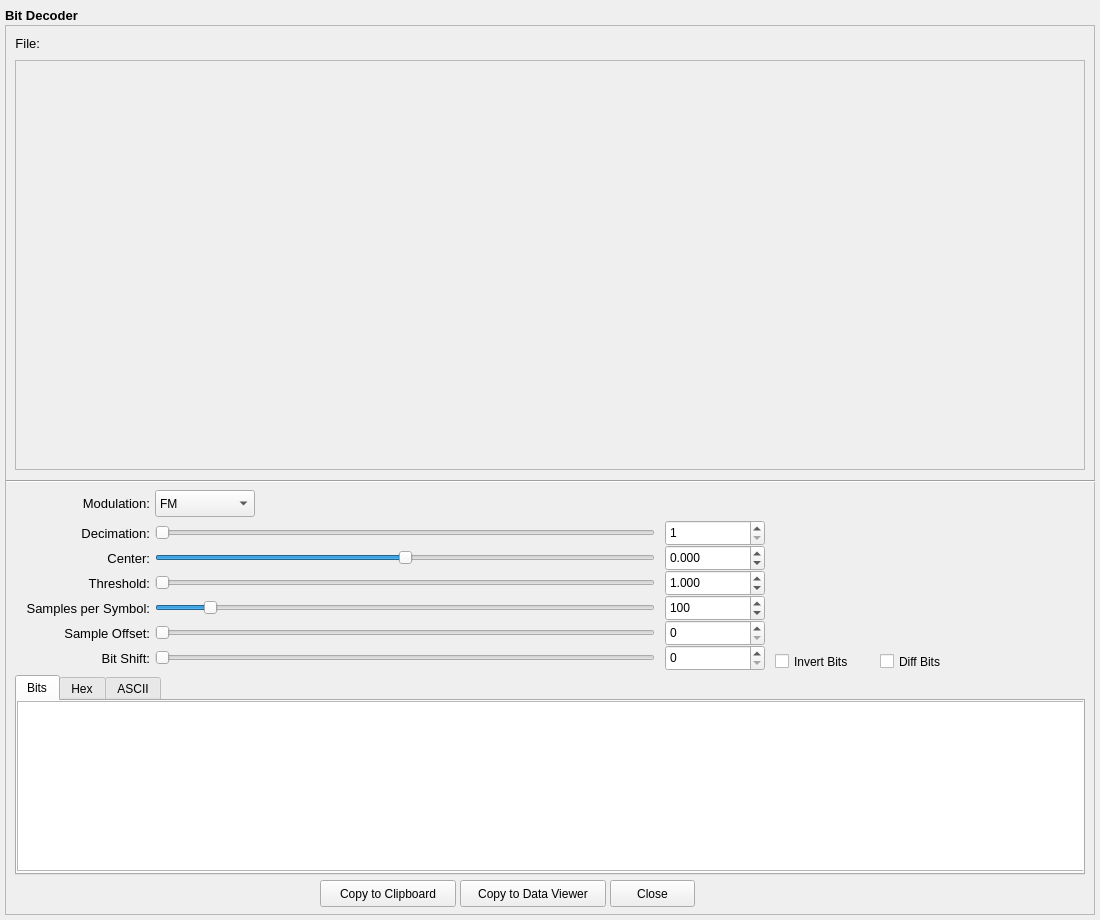
<?xml version="1.0" encoding="UTF-8"?>
<ui version="4.0">
 <class>Dialog</class>
 <widget class="QDialog" name="Dialog">
  <property name="geometry">
   <rect>
    <x>0</x>
    <y>0</y>
    <width>1100</width>
    <height>920</height>
   </rect>
  </property>
  <property name="windowTitle">
   <string>Demodulation Tool</string>
  </property>
  <widget class="QLabel" name="label1_1">
   <property name="geometry">
    <rect>
     <x>5</x>
     <y>5</y>
     <width>1090</width>
     <height>20</height>
    </rect>
   </property>
   <property name="maximumSize">
    <size>
     <width>16777215</width>
     <height>16777215</height>
    </size>
   </property>
   <property name="font">
    <font>
     <family>Ubuntu</family>
     <pointsize>10</pointsize>
     <weight>75</weight>
     <italic>false</italic>
     <bold>true</bold>
    </font>
   </property>
   <property name="text">
    <string>Bit Decoder</string>
   </property>
  </widget>
  <widget class="QFrame" name="frame1_1">
   <property name="geometry">
    <rect>
     <x>5</x>
     <y>25</y>
     <width>1090</width>
     <height>890</height>
    </rect>
   </property>
   <property name="frameShape">
    <enum>QFrame::StyledPanel</enum>
   </property>
   <property name="frameShadow">
    <enum>QFrame::Raised</enum>
   </property>
   <widget class="QLabel" name="label2_file">
    <property name="geometry">
     <rect>
      <x>5</x>
      <y>10</y>
      <width>30</width>
      <height>16</height>
     </rect>
    </property>
    <property name="font">
     <font>
      <pointsize>10</pointsize>
     </font>
    </property>
    <property name="text">
     <string>File:</string>
    </property>
    <property name="alignment">
     <set>Qt::AlignRight|Qt::AlignTrailing|Qt::AlignVCenter</set>
    </property>
   </widget>
   <widget class="QLabel" name="label2_filepath">
    <property name="geometry">
     <rect>
      <x>40</x>
      <y>10</y>
      <width>1040</width>
      <height>16</height>
     </rect>
    </property>
    <property name="font">
     <font>
      <pointsize>10</pointsize>
     </font>
    </property>
    <property name="text">
     <string/>
    </property>
    <property name="alignment">
     <set>Qt::AlignLeading|Qt::AlignLeft|Qt::AlignVCenter</set>
    </property>
   </widget>
   <widget class="Line" name="line_2">
    <property name="geometry">
     <rect>
      <x>1</x>
      <y>455</y>
      <width>1090</width>
      <height>3</height>
     </rect>
    </property>
    <property name="orientation">
     <enum>Qt::Horizontal</enum>
    </property>
   </widget>
   <widget class="QPushButton" name="pushButton_cancel">
    <property name="geometry">
     <rect>
      <x>605</x>
      <y>855</y>
      <width>85</width>
      <height>27</height>
     </rect>
    </property>
    <property name="text">
     <string>Close</string>
    </property>
    <property name="autoDefault">
     <bool>false</bool>
    </property>
   </widget>
   <widget class="QPushButton" name="pushButton_data_viewer">
    <property name="geometry">
     <rect>
      <x>455</x>
      <y>855</y>
      <width>146</width>
      <height>27</height>
     </rect>
    </property>
    <property name="text">
     <string>Copy to Data Viewer</string>
    </property>
    <property name="autoDefault">
     <bool>false</bool>
    </property>
   </widget>
   <widget class="QPushButton" name="pushButton_clipboard">
    <property name="geometry">
     <rect>
      <x>315</x>
      <y>855</y>
      <width>136</width>
      <height>27</height>
     </rect>
    </property>
    <property name="text">
     <string>Copy to Clipboard</string>
    </property>
    <property name="autoDefault">
     <bool>false</bool>
    </property>
   </widget>
   <widget class="QTabWidget" name="tabWidget_hex">
    <property name="geometry">
     <rect>
      <x>10</x>
      <y>650</y>
      <width>1070</width>
      <height>200</height>
     </rect>
    </property>
    <property name="currentIndex">
     <number>0</number>
    </property>
    <widget class="QWidget" name="tab">
     <attribute name="title">
      <string>Bits</string>
     </attribute>
     <widget class="QTextEdit" name="textEdit_bits">
      <property name="geometry">
       <rect>
        <x>0</x>
        <y>0</y>
        <width>1070</width>
        <height>170</height>
       </rect>
      </property>
     </widget>
    </widget>
    <widget class="QWidget" name="tab_2">
     <attribute name="title">
      <string>Hex</string>
     </attribute>
     <widget class="QTextEdit" name="textEdit_hex">
      <property name="geometry">
       <rect>
        <x>0</x>
        <y>0</y>
        <width>1070</width>
        <height>170</height>
       </rect>
      </property>
     </widget>
    </widget>
    <widget class="QWidget" name="tab_3">
     <attribute name="title">
      <string>ASCII</string>
     </attribute>
     <widget class="QTextEdit" name="textEdit_ascii">
      <property name="geometry">
       <rect>
        <x>0</x>
        <y>0</y>
        <width>1070</width>
        <height>170</height>
       </rect>
      </property>
     </widget>
    </widget>
   </widget>
   <widget class="QSlider" name="horizontalSlider_center">
    <property name="geometry">
     <rect>
      <x>150</x>
      <y>525</y>
      <width>500</width>
      <height>16</height>
     </rect>
    </property>
    <property name="minimum">
     <number>-1000000</number>
    </property>
    <property name="maximum">
     <number>1000000</number>
    </property>
    <property name="pageStep">
     <number>1</number>
    </property>
    <property name="orientation">
     <enum>Qt::Horizontal</enum>
    </property>
   </widget>
   <widget class="QLabel" name="label2_center">
    <property name="geometry">
     <rect>
      <x>10</x>
      <y>525</y>
      <width>135</width>
      <height>16</height>
     </rect>
    </property>
    <property name="font">
     <font>
      <pointsize>10</pointsize>
     </font>
    </property>
    <property name="text">
     <string>Center:</string>
    </property>
    <property name="alignment">
     <set>Qt::AlignRight|Qt::AlignTrailing|Qt::AlignVCenter</set>
    </property>
   </widget>
   <widget class="QLabel" name="label2_decimation">
    <property name="geometry">
     <rect>
      <x>10</x>
      <y>500</y>
      <width>135</width>
      <height>16</height>
     </rect>
    </property>
    <property name="font">
     <font>
      <pointsize>10</pointsize>
     </font>
    </property>
    <property name="text">
     <string>Decimation:</string>
    </property>
    <property name="alignment">
     <set>Qt::AlignRight|Qt::AlignTrailing|Qt::AlignVCenter</set>
    </property>
   </widget>
   <widget class="QSlider" name="horizontalSlider_decimation">
    <property name="geometry">
     <rect>
      <x>150</x>
      <y>500</y>
      <width>500</width>
      <height>16</height>
     </rect>
    </property>
    <property name="minimum">
     <number>1</number>
    </property>
    <property name="maximum">
     <number>1000</number>
    </property>
    <property name="singleStep">
     <number>1</number>
    </property>
    <property name="pageStep">
     <number>1</number>
    </property>
    <property name="orientation">
     <enum>Qt::Horizontal</enum>
    </property>
   </widget>
   <widget class="QLabel" name="label2_rf_power_threshold_hardware">
    <property name="geometry">
     <rect>
      <x>10</x>
      <y>470</y>
      <width>135</width>
      <height>16</height>
     </rect>
    </property>
    <property name="font">
     <font>
      <pointsize>10</pointsize>
     </font>
    </property>
    <property name="text">
     <string>Modulation:</string>
    </property>
    <property name="alignment">
     <set>Qt::AlignRight|Qt::AlignTrailing|Qt::AlignVCenter</set>
    </property>
   </widget>
   <widget class="QComboBox" name="comboBox_demod_type">
    <property name="geometry">
     <rect>
      <x>150</x>
      <y>465</y>
      <width>100</width>
      <height>27</height>
     </rect>
    </property>
    <item>
     <property name="text">
      <string>FM</string>
     </property>
    </item>
   </widget>
   <widget class="QLabel" name="label2_bit_shift">
    <property name="geometry">
     <rect>
      <x>10</x>
      <y>625</y>
      <width>135</width>
      <height>16</height>
     </rect>
    </property>
    <property name="font">
     <font>
      <pointsize>10</pointsize>
     </font>
    </property>
    <property name="text">
     <string>Bit Shift:</string>
    </property>
    <property name="alignment">
     <set>Qt::AlignRight|Qt::AlignTrailing|Qt::AlignVCenter</set>
    </property>
   </widget>
   <widget class="QSlider" name="horizontalSlider_bit_shift">
    <property name="geometry">
     <rect>
      <x>150</x>
      <y>625</y>
      <width>500</width>
      <height>16</height>
     </rect>
    </property>
    <property name="maximum">
     <number>16</number>
    </property>
    <property name="pageStep">
     <number>1</number>
    </property>
    <property name="orientation">
     <enum>Qt::Horizontal</enum>
    </property>
    <property name="tickPosition">
     <enum>QSlider::NoTicks</enum>
    </property>
   </widget>
   <widget class="QLabel" name="label2_sample_per_symbol">
    <property name="geometry">
     <rect>
      <x>10</x>
      <y>575</y>
      <width>135</width>
      <height>16</height>
     </rect>
    </property>
    <property name="font">
     <font>
      <pointsize>10</pointsize>
     </font>
    </property>
    <property name="text">
     <string>Samples per Symbol:</string>
    </property>
    <property name="alignment">
     <set>Qt::AlignRight|Qt::AlignTrailing|Qt::AlignVCenter</set>
    </property>
   </widget>
   <widget class="QSlider" name="horizontalSlider_samples_per_symbol">
    <property name="geometry">
     <rect>
      <x>150</x>
      <y>575</y>
      <width>500</width>
      <height>16</height>
     </rect>
    </property>
    <property name="minimum">
     <number>1</number>
    </property>
    <property name="maximum">
     <number>1000</number>
    </property>
    <property name="pageStep">
     <number>1</number>
    </property>
    <property name="value">
     <number>100</number>
    </property>
    <property name="orientation">
     <enum>Qt::Horizontal</enum>
    </property>
   </widget>
   <widget class="QFrame" name="frame3_iq">
    <property name="geometry">
     <rect>
      <x>10</x>
      <y>35</y>
      <width>1070</width>
      <height>410</height>
     </rect>
    </property>
    <property name="frameShape">
     <enum>QFrame::StyledPanel</enum>
    </property>
    <property name="frameShadow">
     <enum>QFrame::Raised</enum>
    </property>
   </widget>
   <widget class="QLabel" name="label2_threshold">
    <property name="geometry">
     <rect>
      <x>10</x>
      <y>550</y>
      <width>135</width>
      <height>16</height>
     </rect>
    </property>
    <property name="font">
     <font>
      <pointsize>10</pointsize>
     </font>
    </property>
    <property name="text">
     <string>Threshold:</string>
    </property>
    <property name="alignment">
     <set>Qt::AlignRight|Qt::AlignTrailing|Qt::AlignVCenter</set>
    </property>
   </widget>
   <widget class="QSlider" name="horizontalSlider_threshold">
    <property name="geometry">
     <rect>
      <x>150</x>
      <y>550</y>
      <width>500</width>
      <height>16</height>
     </rect>
    </property>
    <property name="maximum">
     <number>100000</number>
    </property>
    <property name="pageStep">
     <number>1</number>
    </property>
    <property name="value">
     <number>100</number>
    </property>
    <property name="orientation">
     <enum>Qt::Horizontal</enum>
    </property>
   </widget>
   <widget class="QDoubleSpinBox" name="doubleSpinBox_decimation">
    <property name="geometry">
     <rect>
      <x>660</x>
      <y>495</y>
      <width>100</width>
      <height>26</height>
     </rect>
    </property>
    <property name="decimals">
     <number>0</number>
    </property>
    <property name="minimum">
     <double>1.000000000000000</double>
    </property>
    <property name="maximum">
     <double>1000.000000000000000</double>
    </property>
    <property name="value">
     <double>1.000000000000000</double>
    </property>
   </widget>
   <widget class="QDoubleSpinBox" name="doubleSpinBox_center">
    <property name="geometry">
     <rect>
      <x>660</x>
      <y>520</y>
      <width>100</width>
      <height>26</height>
     </rect>
    </property>
    <property name="decimals">
     <number>3</number>
    </property>
    <property name="minimum">
     <double>-1000.000000000000000</double>
    </property>
    <property name="maximum">
     <double>1000.000000000000000</double>
    </property>
    <property name="singleStep">
     <double>0.001000000000000</double>
    </property>
   </widget>
   <widget class="QDoubleSpinBox" name="doubleSpinBox_threshold">
    <property name="geometry">
     <rect>
      <x>660</x>
      <y>545</y>
      <width>100</width>
      <height>26</height>
     </rect>
    </property>
    <property name="decimals">
     <number>3</number>
    </property>
    <property name="maximum">
     <double>100.000000000000000</double>
    </property>
    <property name="singleStep">
     <double>0.001000000000000</double>
    </property>
    <property name="value">
     <double>1.000000000000000</double>
    </property>
   </widget>
   <widget class="QSpinBox" name="spinBox_samples_per_symbol">
    <property name="geometry">
     <rect>
      <x>660</x>
      <y>570</y>
      <width>100</width>
      <height>26</height>
     </rect>
    </property>
    <property name="minimum">
     <number>1</number>
    </property>
    <property name="maximum">
     <number>1000</number>
    </property>
    <property name="value">
     <number>100</number>
    </property>
   </widget>
   <widget class="QSpinBox" name="spinBox_bit_shift">
    <property name="geometry">
     <rect>
      <x>660</x>
      <y>620</y>
      <width>100</width>
      <height>26</height>
     </rect>
    </property>
    <property name="maximum">
     <number>16</number>
    </property>
   </widget>
   <widget class="QSpinBox" name="spinBox_sample_offset">
    <property name="geometry">
     <rect>
      <x>660</x>
      <y>595</y>
      <width>100</width>
      <height>26</height>
     </rect>
    </property>
    <property name="minimum">
     <number>0</number>
    </property>
    <property name="maximum">
     <number>10000</number>
    </property>
    <property name="value">
     <number>0</number>
    </property>
   </widget>
   <widget class="QLabel" name="label2_sample_offset">
    <property name="geometry">
     <rect>
      <x>10</x>
      <y>600</y>
      <width>135</width>
      <height>16</height>
     </rect>
    </property>
    <property name="font">
     <font>
      <pointsize>10</pointsize>
     </font>
    </property>
    <property name="text">
     <string>Sample Offset:</string>
    </property>
    <property name="alignment">
     <set>Qt::AlignRight|Qt::AlignTrailing|Qt::AlignVCenter</set>
    </property>
   </widget>
   <widget class="QSlider" name="horizontalSlider_sample_offset">
    <property name="geometry">
     <rect>
      <x>150</x>
      <y>600</y>
      <width>500</width>
      <height>16</height>
     </rect>
    </property>
    <property name="minimum">
     <number>1</number>
    </property>
    <property name="maximum">
     <number>10000</number>
    </property>
    <property name="pageStep">
     <number>1</number>
    </property>
    <property name="value">
     <number>1</number>
    </property>
    <property name="orientation">
     <enum>Qt::Horizontal</enum>
    </property>
   </widget>
   <widget class="QCheckBox" name="checkBox_invert_bits">
    <property name="geometry">
     <rect>
      <x>770</x>
      <y>625</y>
      <width>100</width>
      <height>23</height>
     </rect>
    </property>
    <property name="text">
     <string>Invert Bits</string>
    </property>
   </widget>
   <widget class="QCheckBox" name="checkBox_diff_bits">
    <property name="geometry">
     <rect>
      <x>875</x>
      <y>625</y>
      <width>100</width>
      <height>23</height>
     </rect>
    </property>
    <property name="text">
     <string>Diff Bits</string>
    </property>
   </widget>
  </widget>
 </widget>
 <resources/>
 <connections/>
</ui>
